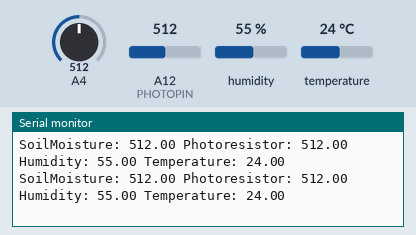
A sketch run on a simulated Arduino Mega 2560, built with avr-gcc and run on an emulated ATmega2560. Parts: the last lines printed to the serial monitor. Inputs (shaded band) come from the test bench; at power-on: humidity 55 %, A4 = 512, A12 (PHOTOPIN) = 512, temperature 24 °C.

Above: at 1.8 s.
1.9 s: humidity set to 22 %
At 2.9 s:
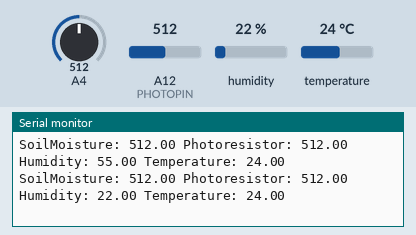
3.4 s: A4 set to 716
At 4.7 s:
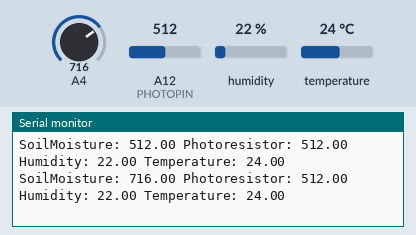
4.9 s: A12 (PHOTOPIN) set to 716
At 6.3 s:
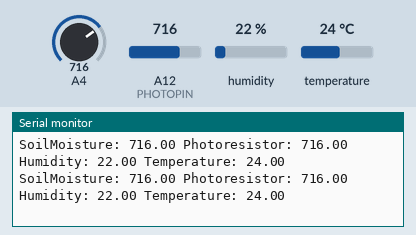
6.4 s: temperature set to 12 °C
At 7.7 s:
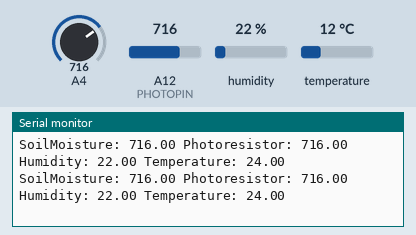
7.9 s: A4 set to 992
At 9.0 s:
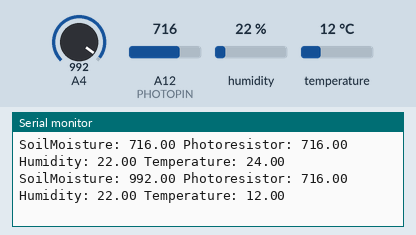
9.4 s: A12 (PHOTOPIN) set to 992
At 11.0 s:
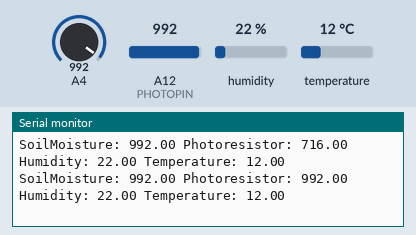
Timing chart, 0 to 11.9 s (numbered marks = the images above; inputs shaded):
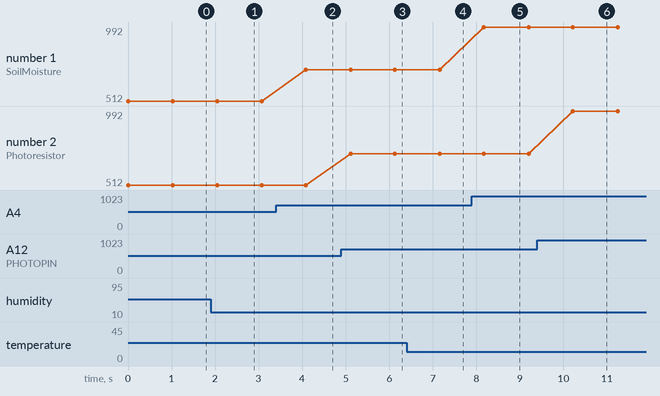

Measured:
- after the input at 1.9 s, the serial monitor: prints a new line after 0.14 s (image 1)
- after the input at 3.4 s, the serial monitor: prints a new line after 0.69 s (image 2)
- after the input at 4.9 s, the serial monitor: prints a new line after 0.22 s (image 3)
- after the input at 7.9 s, the serial monitor: prints a new line after 0.28 s (image 5)
- after the input at 9.4 s, the serial monitor: prints a new line after 0.82 s (image 6)
- plotted number 1: 512 → 716 after the input at 3.4 s, 716 → 992 after the input at 7.9 s

The sketch:

MQTT1.ino
```cpp
#include "DHT.h"

#define SOILPIN 20
#define PHOTOPIN 12
#define DHTPIN 21
#define DHTTYPE 11
DHT dht(DHTPIN,DHTTYPE);

#define rxPin 7 // Teensy pin 7 <--> HC-05 Tx
#define txPin 8 // Teensy pin 8 <--> HC-05 Rx

void setup() {
  // Setup serial for monitor
  Serial.begin(9600);

  pinMode(SOILPIN, INPUT);
  pinMode(PHOTOPIN, INPUT);
  pinMode(DHTPIN, INPUT);
  dht.begin();

  // Setup Serial1 for BlueTooth
  Serial1.begin(9600);
}

void loop() {

  displaySoil();
  displayPhotores();
  displayDHT();
  delay(1000);
}

void displaySoil()
{
  float val = analogRead(SOILPIN);

  Serial1.print(("SoilMoisture: "));
  Serial1.print(val);
  Serial.print(("SoilMoisture: "));
  Serial.print(val);

}

void displayPhotores()
{
  float val = analogRead(PHOTOPIN);
  Serial1.print(" Photoresistor: ");
  Serial1.print(val);
  Serial.print(" Photoresistor: ");
  Serial.print(val);
}

void displayDHT()
{
  float h = dht.readHumidity();
  float t = dht.readTemperature();

  Serial1.print((" Humidity: "));
  Serial1.print(h);
  Serial1.print((" Temperature: "));
  Serial1.println(t);


  Serial.print((" Humidity: "));
  Serial.print(h);
  Serial.print((" Temperature: "));
  Serial.println(t);


}
```
